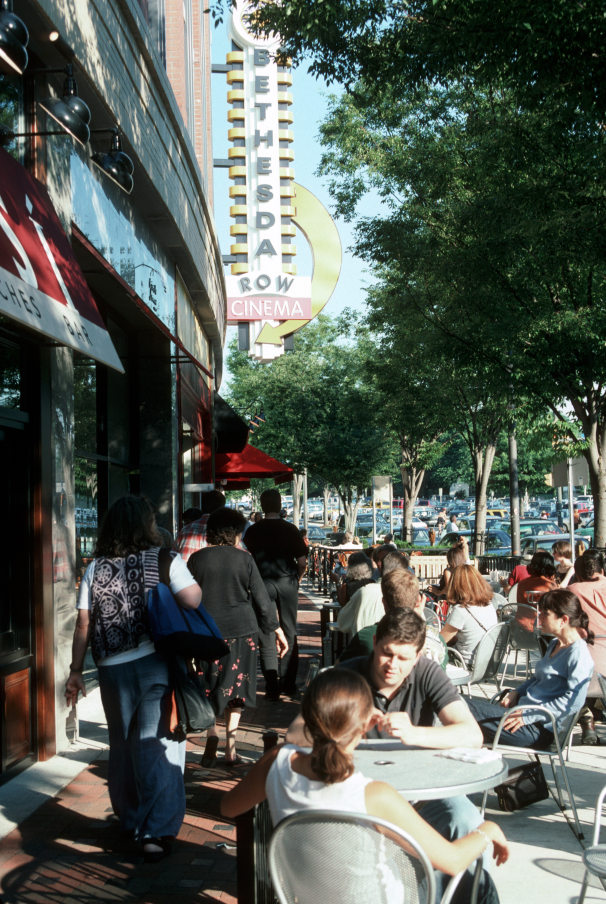
#> input picture vision/artifacts/smoke_inputs/dry_street.jpg, 2423 x 3616 px (shown at 1/4 size)
$ python -i learned_segmentation.py   (imports and definitions only)   (older library calls are emulated)
#> lines starting #> are read from the running program, lines starting #| are printed output that depends on the picture
"""Optional learned water-mask adapter for the local verified MVP candidate.

The adapter loads only an explicit/local checkpoint. It never downloads weights
and never converts a water mask into calibrated centimetres.
"""

from __future__ import annotations

from dataclasses import dataclass
from functools import lru_cache
from pathlib import Path

import cv2
import numpy as np


FEATURE_NAMES = (
    "r",
    "g",
    "b",
    "h",
    "s",
    "v",
    "x",
    "y",
    "gradient",
)
DEFAULT_SIZE = (128, 128)


@dataclass(frozen=True)
class LearnedWaterMask:
    mask: np.ndarray
    mean_probability: float
    threshold: float
    method: str = "pixel_logistic_regression"


def feature_matrix(image_rgb: np.ndarray, size: tuple[int, int] = DEFAULT_SIZE) -> tuple[np.ndarray, tuple[int, int]]:
    """Create the fixed low-cost feature matrix used by training and inference."""
#> called with size = (128, 128)
    width, height = size
    small = cv2.resize(image_rgb, (width, height), interpolation=cv2.INTER_AREA)
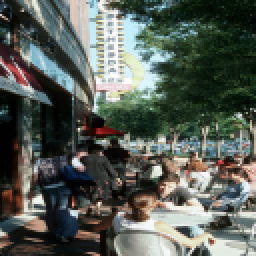
#> small: shape (128, 128, 3) (shown 2 times larger); mean R, G, B 87.3, 93.7, 86
    rgb = small.astype(np.float32) / 255.0
    bgr = cv2.cvtColor(small, cv2.COLOR_RGB2BGR)
    hsv = cv2.cvtColor(bgr, cv2.COLOR_BGR2HSV).astype(np.float32)
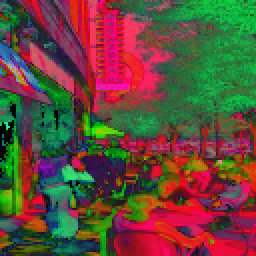
#> hsv: shape (128, 128, 3) float32 (shown 2 times larger); mean B, G, R 58.7, 73.6, 99.2
    gray = cv2.cvtColor(bgr, cv2.COLOR_BGR2GRAY).astype(np.float32)
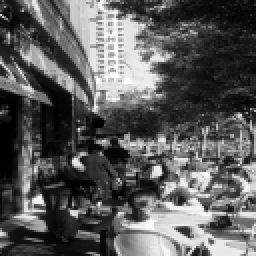
#> gray: shape (128, 128) float32 (shown 2 times larger); min 0, max 254, mean 90.9
    dx = cv2.Sobel(gray, cv2.CV_32F, 1, 0, ksize=3)
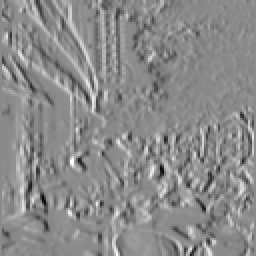
#> dx: shape (128, 128) float32 (shown 2 times larger); min -869, max 728, mean 3.1; drawn with min black and max white
    dy = cv2.Sobel(gray, cv2.CV_32F, 0, 1, ksize=3)
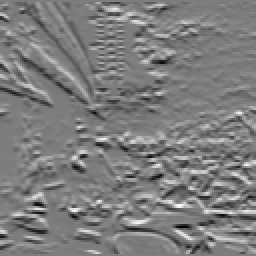
#> dy: shape (128, 128) float32 (shown 2 times larger); min -762, max 791, mean 1.8; drawn with min black and max white
    gradient = np.clip(cv2.magnitude(dx, dy) / 360.0, 0.0, 1.0)
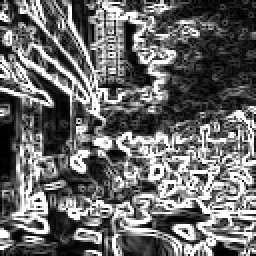
#> gradient: shape (128, 128) float32 (shown 2 times larger); min 0, max 1, mean 0.419
    y_grid, x_grid = np.mgrid[0:height, 0:width].astype(np.float32)
    x_grid /= max(width - 1, 1)
    y_grid /= max(height - 1, 1)
    features = np.column_stack([
        rgb[..., 0].ravel(),
        rgb[..., 1].ravel(),
        rgb[..., 2].ravel(),
        (hsv[..., 0] / 179.0).ravel(),
        (hsv[..., 1] / 255.0).ravel(),
        (hsv[..., 2] / 255.0).ravel(),
        x_grid.ravel(),
        y_grid.ravel(),
        gradient.ravel(),
    ])
    return features, (height, width)


@lru_cache(maxsize=2)
def _load_checkpoint_cached(resolved_path: str) -> dict[str, object]:
    import joblib

    bundle = joblib.load(resolved_path)
    if not isinstance(bundle, dict) or tuple(bundle.get("feature_names", ())) != FEATURE_NAMES:
        raise ValueError("unsupported learned segmentation checkpoint")
    model = bundle.get("model")
    if model is None or not callable(getattr(model, "predict_proba", None)):
        raise ValueError("learned segmentation checkpoint has no probability model")
    return bundle


def load_checkpoint(path: str | Path) -> dict[str, object]:
    """Load and validate an explicit local joblib checkpoint once per process."""
    return _load_checkpoint_cached(str(Path(path).expanduser().resolve()))


def predict_water_mask(
    image_rgb: np.ndarray,
    checkpoint: str | Path | dict[str, object],
    threshold: float = 0.5,
) -> LearnedWaterMask:
    """Predict a water mask; no metric depth is inferred."""
    bundle = load_checkpoint(checkpoint) if not isinstance(checkpoint, dict) else checkpoint
    model = bundle["model"]
    size = tuple(bundle.get("size", DEFAULT_SIZE))
    features, small_shape = feature_matrix(image_rgb, size=size)
    probabilities = model.predict_proba(features)[:, 1]
    small_mask = (probabilities.reshape(small_shape) >= threshold).astype(np.uint8) * 255
    mask = cv2.resize(small_mask, (image_rgb.shape[1], image_rgb.shape[0]), interpolation=cv2.INTER_NEAREST)
    return LearnedWaterMask(mask=mask, mean_probability=float(np.mean(probabilities)), threshold=threshold)

>>> import cv2
>>> picture = cv2.cvtColor(cv2.imread('artifacts/smoke_inputs/dry_street.jpg'), cv2.COLOR_BGR2RGB)
>>> result = feature_matrix(picture)

$ run again, on vision/artifacts/smoke_inputs/flood_no_reference.jpg
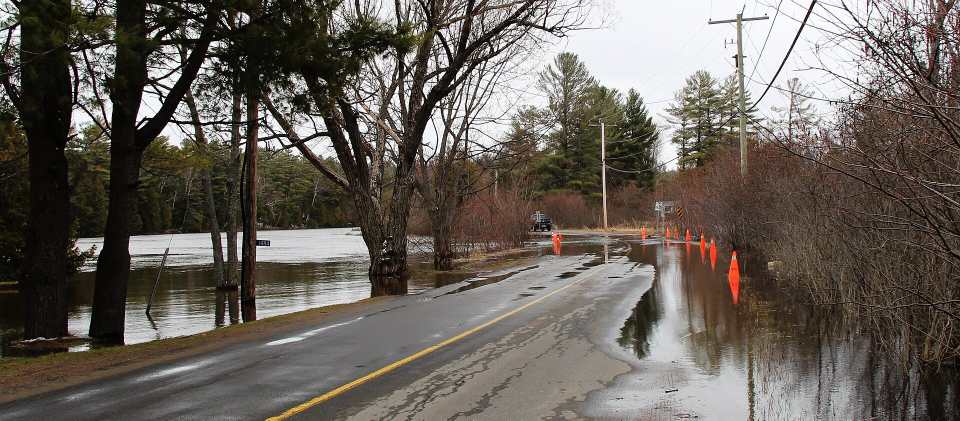
#> input picture vision/artifacts/smoke_inputs/flood_no_reference.jpg, 1920 x 841 px (shown at 1/2 size)
#> in feature_matrix, `dy = cv2.Sobel(gray, cv2.CV_32F, 0, 1, ksize=3)`:
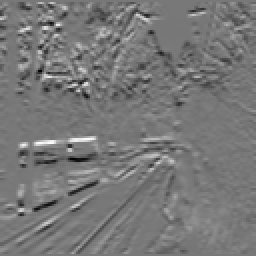
#> dy: shape (128, 128) float32 (shown 2 times larger); min -621, max 693, mean -2; drawn with min black and max white
#> in feature_matrix, `gradient = np.clip(cv2.magnitude(dx, dy) / 360.0, 0.0, 1.0)`:
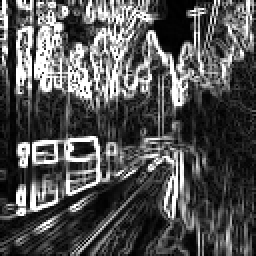
#> gradient: shape (128, 128) float32 (shown 2 times larger); min 0, max 1, mean 0.326

$ run again, on vision/artifacts/smoke_inputs/flood_person.jpg
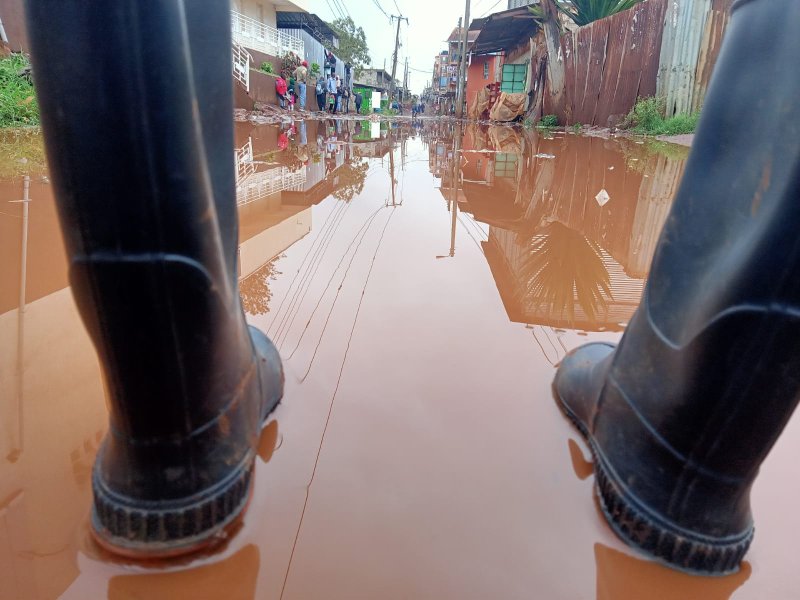
#> input picture vision/artifacts/smoke_inputs/flood_person.jpg, 1600 x 1200 px (shown at 1/2 size)
#> in feature_matrix, `dy = cv2.Sobel(gray, cv2.CV_32F, 0, 1, ksize=3)`:
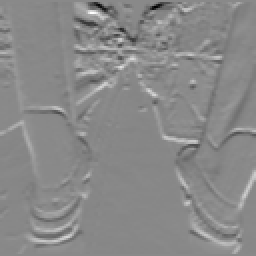
#> dy: shape (128, 128) float32 (shown 2 times larger); min -625, max 534, mean -0.7; drawn with min black and max white
#> in feature_matrix, `gradient = np.clip(cv2.magnitude(dx, dy) / 360.0, 0.0, 1.0)`:
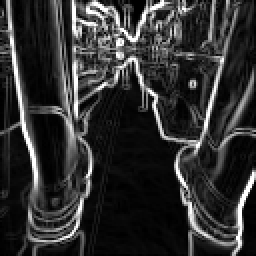
#> gradient: shape (128, 128) float32 (shown 2 times larger); min 0, max 1, mean 0.193
